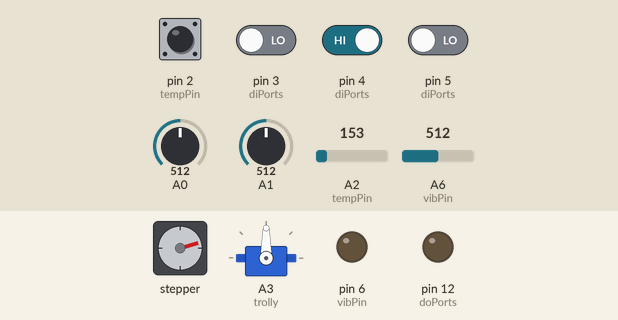
Simulated run of this sketch. Board: Arduino Nano, built with avr-gcc and run on an emulated ATmega328P. Parts: stepper motor, servo, output pins drawn as LEDs (lit = HIGH). Wiring (inferred from the names in the program): stepper motor (200 steps per turn assumed): coils pin 7, pin 9, pin 8, pin 10. Inputs (shaded band) come from the test bench; at power-on: pin 2 (tempPin), pin 4 (diPorts) HIGH, pin 3 (diPorts), pin 5 (diPorts) LOW, A0 = 512, A1 = 512, A2 (tempPin) = 153, A6 (vibPin) = 512. Pins used as bus, display or sensor lines are not drawn.

Above: at 1.2 s.
1.3 s: pin 4 (diPorts) driven LOW
At 1.65 s:
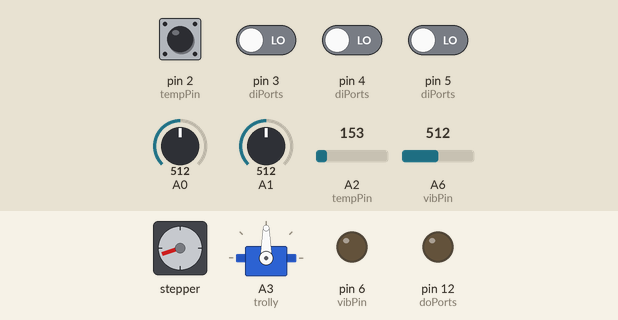
3.3 s: pin 5 (diPorts) driven HIGH
At 3.46 s:
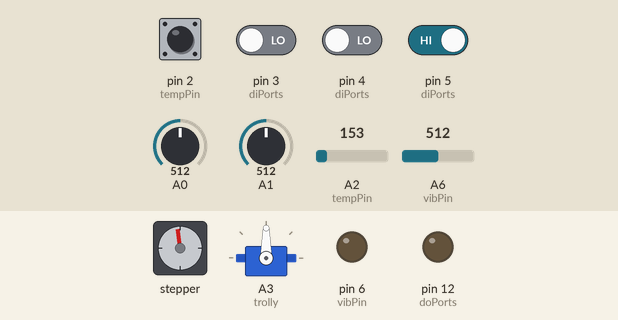
At 4.07 s:
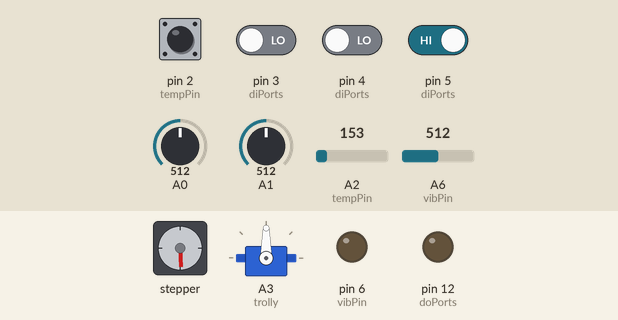
Timing chart, 0 to 16.3 s (numbered marks = the images above; inputs shaded):
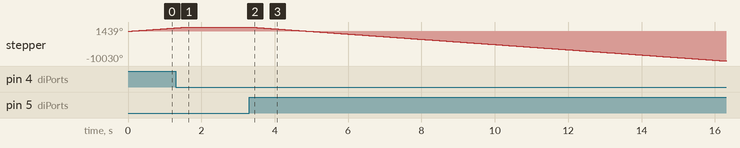

Measured:
- after the input at 3.3 s, stepper: keeps turning counter-clockwise at about 884°/s, starting at once

The sketch:

i2cSeperate.ino
```cpp
/*
 * <-- Connection For a Servo in Arduino Nano -->
 * Servo Forward --> Digital Pin 2 [Input]
 * Servo Reverse --> Digital Pin 3 [Input]
 * Servo Signal --> A3(Analog Pin 3) [configured as Digital
 * O/p internally using servo library]
 *
 * <-- Connection For a Stepper in Arduino Nano-->
 * Stepper Forward --> Digital Pin 4[Input]
 * Stepper Reverse --> Digital Pin 5[Input]
 * Coil_1_Input_1 --> Digital Pin 7[Output]
 * Coil_1_Input_2 --> Digital Pin 8[Output]
 * Coil_2_Input_1 --> Digital Pin 9[Output]
 * Coil_2_Input_2 --> Digital Pin 10[Output]
 *
 *
 * D0(RX)-->PD0,D1(TX)-->PD1,D2-->PD2,D3-->PD3,D4-->PD4,D5-->PD5,D6-->PD6,D7-->PD7
 * D8-->PB0,D9-->PB1,D10-->PB2,D11-->PB3,D12-->PB4,D13-->PB5.(PB6 and PB7 is mapped to A6,A7.
 */

#include<Servo.h>
#include<Wire.h>

#define SLAVE_ADDRESS 0x04
int number = 0;
Servo trolly;
/*For Digital Input apprpriate PINx register should be set in readDIPort Method */
byte DI_00 = 2; //PD2,ServoFwd
byte DI_01 = 3; //PD3,ServoRev
byte DI_02 = 4; //PD4,StepperFwd
byte DI_03 = 5; //PD5,StepperRev
byte DI_04 =  11; // loadCell DOUT

//Servo Signal is connected to A3

byte DO_00 = 7; //PD7
byte DO_01 = 8; //PB0
byte DO_02 = 9; //PB1
byte DO_03 = 10; //PB2
byte DO_04 = 12; //loadCell SCK

byte servoFWD = 0 ;
byte servoREV = 0;
byte stepperFWD = 0;
byte stepperREV = 0;

byte valHigh = 127;
int timeMilli = 2;

byte potOnePin = 0;// Analog 0 port
byte potTwoPin = 1;
byte tempPin = 2;
byte vibPin = 6;

int potOneVal = 0;
int potTwoVal = 0;
int tempC = 0;
int vibrationValue = 0;
byte data[4]={0,0,0,0};

struct portStruct {
    byte bitMask;
    byte pin;
    volatile unsigned char *hwPort;
    boolean pullupFlag;
    volatile unsigned char *pullup;
};
//7,6,5,4,3,2,1,0
//A7,A6,13,12,11,10,9,8
portStruct diPorts[5] = {
                            {0b00000100, DI_00,&PIND, false,&PORTD},
                            {0b00001000, DI_01,&PIND, false,&PORTD},
                            {0b00010000, DI_02,&PIND, false,&PORTD},
                            {0b00100000, DI_03,&PIND, false,&PORTD},
                            {0b00001000, DI_04,&PINB, false, &PORTB}
};

portStruct doPorts[5] = {
                            {0b10000000, DO_00,&PORTD},
                            {0b00000001, DO_01,&PORTB},
                            {0b00000010, DO_02,&PORTB},
                            {0b00000100, DO_03,&PORTB},
                            {0b00010000, DO_04, &PORTB}
                        };
void setup()
{
    Serial.begin(9600);
    //DDRD = 0b11000010; //7,6,5,4,3,2,1,0
    //DDRB = DDRB | 0b00000111; //A7,A6,13,12,11,10,9,8
    DDRD = 0b11000010; //7,6,5,4,3,2,1,0
    DDRB = DDRB | 0b00010111; //A7,A6,13,12,11,10,9,8
    //This operation will not touch the pins we dont want and those pins will remain in theri old state.
    initServo();
    initPorts();
    Wire.begin(SLAVE_ADDRESS);
    Wire.onReceive(receiveData);
    Wire.onRequest(sendData);
}

void loop()
{
    //Reading Input Signals From Raspberry pi
    servoFWD = readDIPort(DI_00);
    servoREV = readDIPort(DI_01);
    stepperFWD = readDIPort(DI_02);
    stepperREV = readDIPort(DI_03);

    //Reading Analog Sensors
     potOneVal = readPot(potOnePin);
     potTwoVal =  readPot(potTwoPin);
     tempC = readTemp(tempPin);
     vibrationValue = readVib(vibPin);

    if( (!servoFWD & !servoREV) || (servoFWD & servoREV) ) {
        stopServo(trolly);
    } else if ( servoFWD & !servoREV ) {
        fwdServo(trolly);
    } else if ( !servoFWD & servoREV ) {
       revServo(trolly);
    }
    if( (!stepperFWD & !stepperREV) || (stepperFWD & stepperREV) ) {
        stopStepper();
    } else if ( stepperFWD & !stepperREV ) {
        fwdStepper();
    } else if ( !stepperFWD & stepperREV ) {
       revStepper();
    }
    //delay(50);
    if(number)
        Serial.println(number);
    number = 0;
}

void initServo()
{
    trolly.attach(A3); // servo attached to Analog Pin 3
    trolly.write(90); // Initially the servo must be stopped
}
void stopServo(Servo servo)
{
    servo.write(90); //Stop the Servo
    servo.detach(); // detach servo
}
void fwdServo(Servo servo)
{
    servo.attach(A3); // Attach servo
    servo.write(0);//rotate the Servo forward
}

void revServo(Servo servo)
{
    servo.attach(A3); //Attach servo
    servo.write(180); //rotate the Servo reverse
}

void stopStepper()
{
    writeDOPort(DO_00, false);
    writeDOPort(DO_01, false);
    writeDOPort(DO_02, false);
    writeDOPort(DO_03, false);
}

void fwdStepper()
{
    for(int i=0;i<200;i++){
        writeDOPort(DO_00, true);
        writeDOPort(DO_01, false);
        writeDOPort(DO_02, true);
        writeDOPort(DO_03, false);
        delay(timeMilli);

        writeDOPort(DO_00, false);
        writeDOPort(DO_01, true);
        writeDOPort(DO_02, true);
        writeDOPort(DO_03, false);
        delay(timeMilli);

        writeDOPort(DO_00, false);
        writeDOPort(DO_01, true);
        writeDOPort(DO_02, false);
        writeDOPort(DO_03, true);
        delay(timeMilli);

        writeDOPort(DO_00, true);
        writeDOPort(DO_01, false);
        writeDOPort(DO_02, false);
        writeDOPort(DO_03, true);
        delay(timeMilli);
    }
}

void revStepper()
{
    for(int i=0;i<200;i++){
        writeDOPort(DO_00, true);
        writeDOPort(DO_01, false);
        writeDOPort(DO_02, false);
        writeDOPort(DO_03, true);
        delay(timeMilli);

        writeDOPort(DO_00, false);
        writeDOPort(DO_01, true);
        writeDOPort(DO_02, false);
        writeDOPort(DO_03, true);
        delay(timeMilli);

        writeDOPort(DO_00, false);
        writeDOPort(DO_01, true);
        writeDOPort(DO_02, true);
        writeDOPort(DO_03, false);
        delay(timeMilli);

        writeDOPort(DO_00, true);
        writeDOPort(DO_01, false);
        writeDOPort(DO_02, true);
        writeDOPort(DO_03, false);
        delay(timeMilli);
    }
}

boolean readDIPort(byte inputPin)
{
    boolean val;
    byte recd;
    //byte recd = PINC; //change where DI is connected
    for( unsigned int i=0; i< sizeof(diPorts)/sizeof(portStruct); i++) {
        if(diPorts[i].pullupFlag){
            *diPorts[i].pullup |= diPorts[i].bitMask;
            recd = *diPorts[i].hwPort;
        } else
            recd = *diPorts[i].hwPort;
        if( diPorts[i].pin == inputPin ){
            val = (((recd & diPorts[i].bitMask) == 0)? false:true);
            return val;
        }
   }
}


void writeDOPort(byte port,boolean value)
{
    for(unsigned int i=0; i< sizeof(doPorts)/sizeof(portStruct); i++) {
        if( doPorts[i].pin == port){
                if(value) {
                    *doPorts[i].hwPort = *doPorts[i].hwPort | doPorts[i].bitMask;
                }
                else{
                    *doPorts[i].hwPort &= ~(doPorts[i].bitMask);
                }
            }
        }
}

void initPorts()
{
   for( unsigned int i=0; i< sizeof(diPorts)/sizeof(portStruct); i++) {
        pinMode(diPorts[i].pin ,INPUT);
  }

  for( unsigned int i=0; i< sizeof(doPorts)/sizeof(portStruct); i++) {
     pinMode(doPorts[i].pin ,OUTPUT);
  }
}

void receiveData(int byteCount)
{
    while(Wire.available()) {
        number = Wire.read();
    }
}

void sendData(){
    data[0] = (byte)potOneVal;
    data[1]= (byte)potTwoVal;
    data[2] = (byte)tempC;
    data[3] = (byte)vibrationValue;
    Wire.write(data,4);
 }


 int readTemp(byte tempPin)
{
     // put your main code here, to run repeatedly:
  float rawAdcVal = 0;
  float voltage = 0;
  float volInMilli = 0;
  float celcius = 0;
  float farenheit = 0;
  for(int i=1;i<10;i++){
    rawAdcVal += analogRead(tempPin);
    delay(1);
  }
  rawAdcVal /= 10.0;
  voltage = (5 * rawAdcVal) / 1024;
  //voltage = (aref_voltage * rawAdcVal) / 1024; //for 3.3v
  volInMilli = voltage * 1000;
  celcius = (volInMilli - 500) / 10; // 500 is offset for tmp36,10 is 10mv precision.
  farenheit = (celcius * 9.0 / 5.0) + 32.0;
  int val = (int)celcius;
  //Serial.print("celcius = ");
  //Serial.println(val);
    if( val < 128 )
        return val;
    else
        return valHigh;
}

 int readVib(byte vibPin)
 {

    // Read Piezo ADC value in, and convert it to a voltage
  float piezoADC = analogRead(vibPin);
  float piezoV = piezoADC / 1023.0 * 5.0;
  int value = (int)piezoV*10;
  //Serial.print("VibValue = ");
  //Serial.println(value);
  if( value < 128 )
    return value;
  else
    return valHigh;
 }


int readPot(byte potPin){
    float rawV = analogRead(potPin);
    float potval= (rawV/1023.0)*127.0;
    int val = (int)potval;
    //Serial.print("PotValue at Analog");
    //Serial.print(potPin);
    //Serial.print("-->");
    //Serial.println((int)potval);
    if( val < 128 )
        return (int)potval;
    else
        return (int)valHigh;
 }
```
